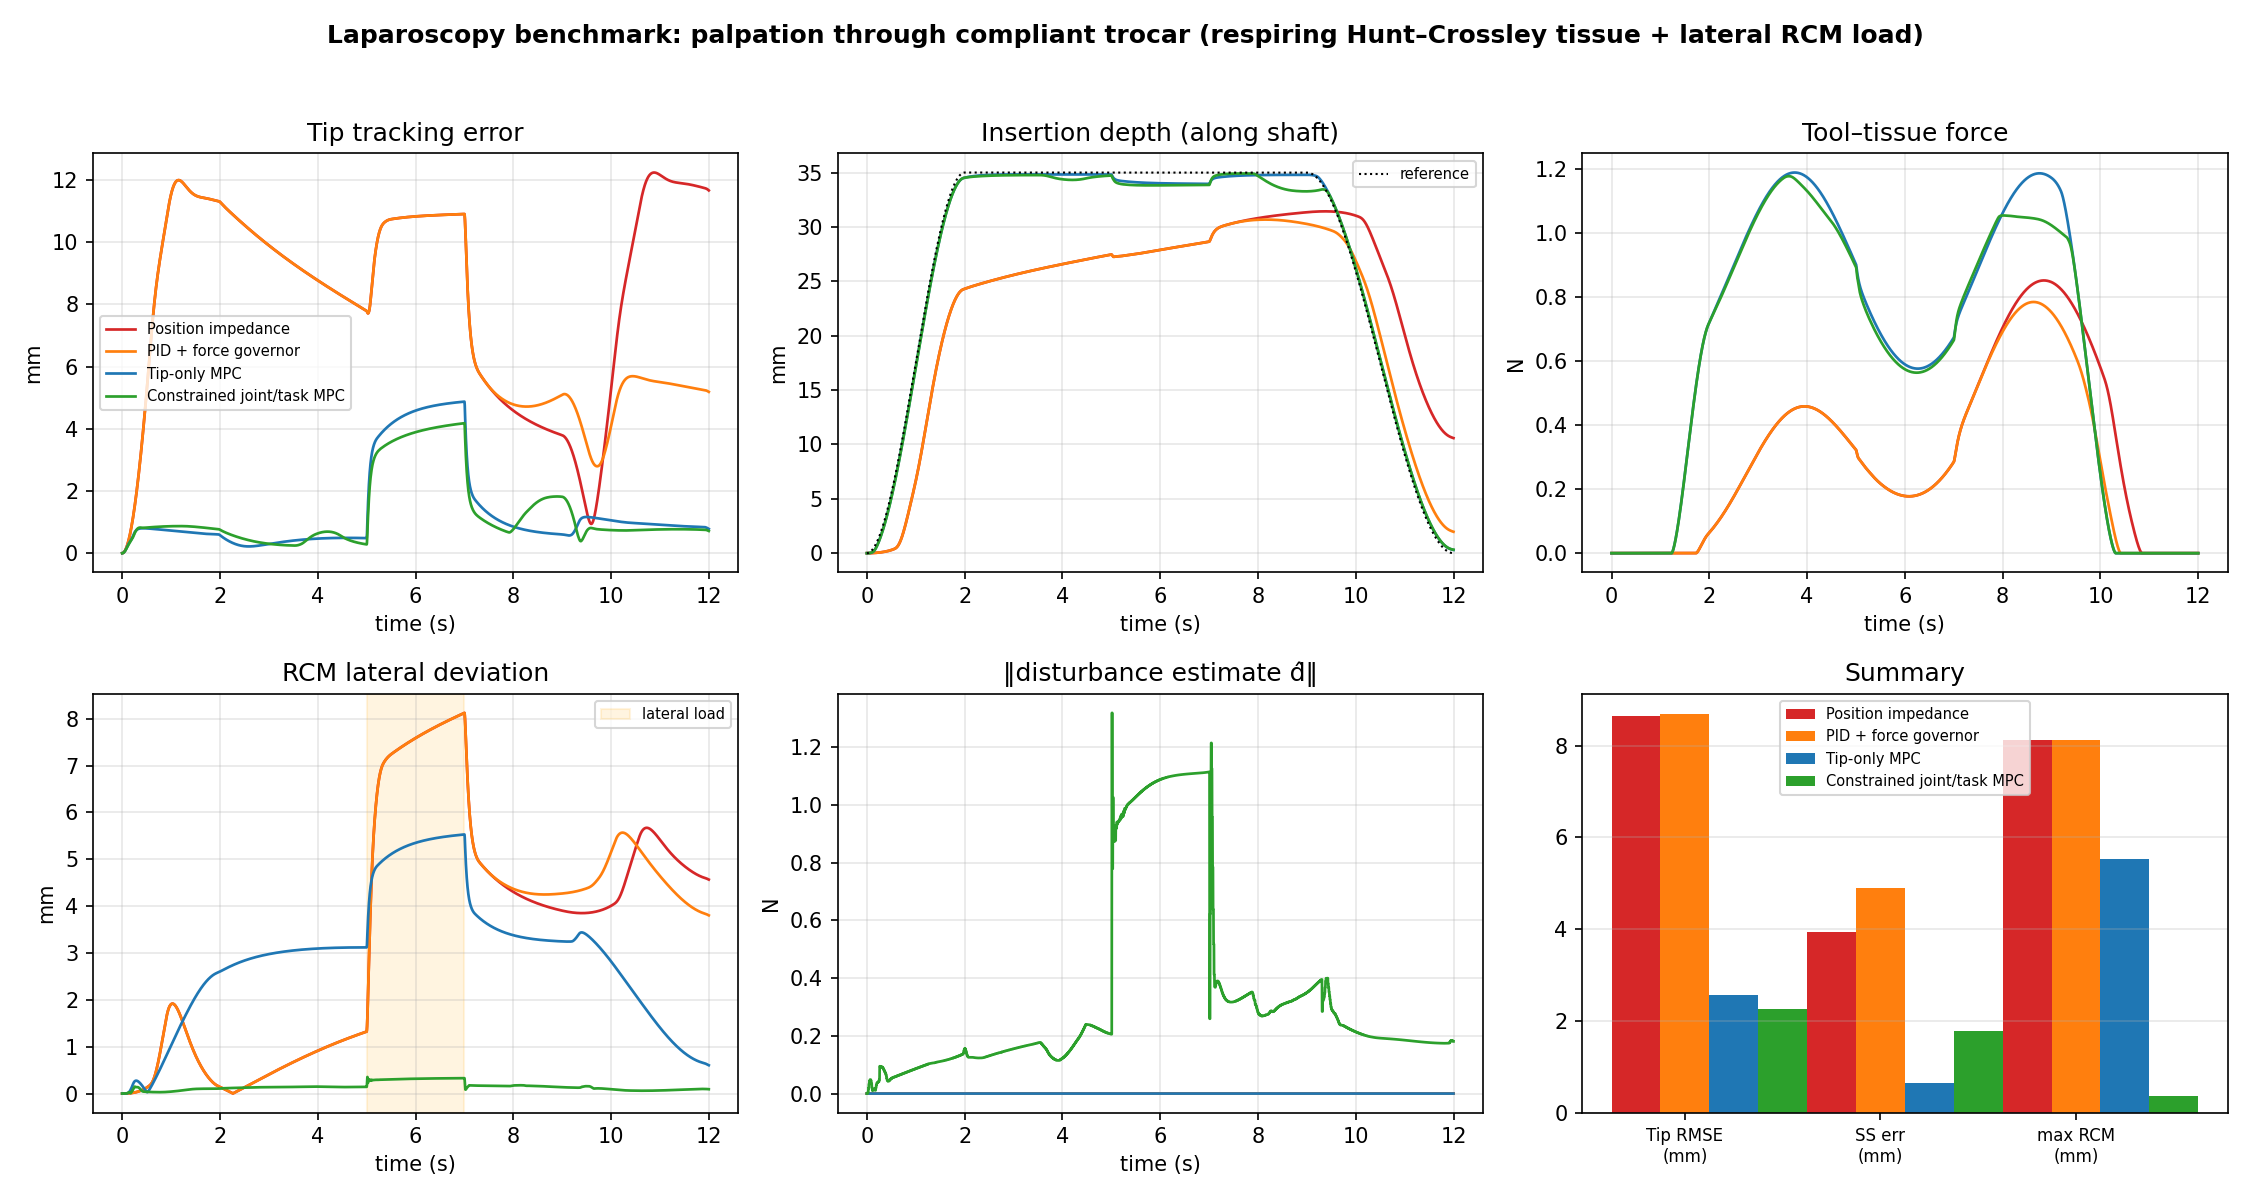

The Python source for this figure:
"""
Laparoscopy benchmark: tool-tip palpation through a compliant trocar onto a
respiring Hunt--Crossley tissue, with a lateral RCM-stress load.

Runs three controllers (classical impedance, Impedance MPC, Impedance MPC +
oscillator Kalman), reports the verification metrics of Section 7, and saves a
comparison figure.

Run:
    python3 lap_benchmark.py            # headless, saves PNG + JSON
"""

from __future__ import annotations
import sys, json
from pathlib import Path
import numpy as np
import matplotlib
matplotlib.use("Agg")
import matplotlib.pyplot as plt

sys.path.insert(0, str(Path(__file__).parent))
from lap_env import LapEnv, TrocarParams, TissueParams
from lap_controller import LapController, LapCtrlParams

# ----------------------------------------------------------------------
# Task timeline
# ----------------------------------------------------------------------
T_END      = 12.0
DT_DECIM   = 10                      # QP every 10 inner steps (100 Hz @ 1 kHz)
S_APPROACH = 0.02                    # reach the tissue surface (m, along shaft)
S_PENETR   = 0.015                   # commanded penetration past the surface (m)
T_A0, T_A1 = 0.0, 2.0               # approach ramp
T_HOLD1    = 9.0                    # hold until
PUSH_WIN   = (5.0, 7.0)            # lateral RCM-stress load window
PUSH_MAG   = 5.0                    # lateral push at the tip (N)


def _smoothstep(a, b, t):
    if t <= a:
        return 0.0
    if t >= b:
        return 1.0
    x = (t - a) / (b - a)
    return 3*x**2 - 2*x**3


def s_ref(t):
    """Commanded tip displacement along the shaft (m) and its derivatives."""
    s_target = S_APPROACH + S_PENETR
    if t < T_HOLD1:
        f = _smoothstep(T_A0, T_A1, t)
        return s_target * f
    else:
        f = 1.0 - _smoothstep(T_HOLD1, T_END, t)
        return s_target * f


def references(env, t, dt):
    """World-frame tip reference (pos, vel, acc) along the shaft."""
    s0 = env.s0
    s = s_ref(t)
    sp = (s_ref(t+dt) - s_ref(t-dt)) / (2*dt)
    sa = (s_ref(t+dt) - 2*s_ref(t) + s_ref(t-dt)) / (dt*dt)
    p_d = env.p_tip0 + s * s0
    dp_d = sp * s0
    ddp_d = sa * s0
    return p_d, dp_d, ddp_d


def lateral_axis(s0):
    ref = np.array([0.0, 0.0, 1.0])
    if abs(s0 @ ref) > 0.9:
        ref = np.array([1.0, 0.0, 0.0])
    u = ref - (ref @ s0) * s0
    return u / np.linalg.norm(u)


# ----------------------------------------------------------------------
def run(mode, k_rcm=None):
    env = LapEnv()
    params = LapCtrlParams()
    if k_rcm is not None:
        params.k_rcm = k_rcm
    ctrl = LapController(mode, env, params)
    dt = env.dt
    u_lat = lateral_axis(env.s0)
    R_d = env.R0
    n_steps = int(T_END / dt)

    log = {k: [] for k in ("t", "tip_err", "tip_s", "ref_s", "F_tissue",
                           "rcm", "wall_F", "d_hat", "qp_ms")}
    F_hold = np.zeros(3)
    for k in range(n_steps):
        t = k * dt
        dyn, st = env.get_dynamics_and_state()
        p_d, dp_d, ddp_d = references(env, t, dt)
        resolve = (k % DT_DECIM == 0)
        tau, info = ctrl.control(dyn, st, p_d, dp_d, ddp_d, R_d,
                                 env.p_rcm0, resolve=resolve)
        env.apply_torque(tau)

        # --- physics forces ---
        p_tip, s_hat, v_tip, _ = env.tip_state(dyn, st)
        F_tis, delta = env.tissue_force(p_tip, v_tip, t)
        env.apply_point_force(st, F_tis, p_tip)
        F_tro, e_rcm = env.trocar_force(st, env.p_rcm0)
        env.apply_point_force(st, F_tro, env.p_rcm0)
        if PUSH_WIN[0] <= t < PUSH_WIN[1]:
            env.apply_point_force(st, PUSH_MAG * u_lat, p_tip)

        # --- log ---
        s_actual = float((p_tip - env.p_tip0) @ env.s0)
        log["t"].append(t)
        log["tip_err"].append(float(np.linalg.norm(p_d - p_tip)) * 1e3)
        log["tip_s"].append(s_actual * 1e3)
        log["ref_s"].append(s_ref(t) * 1e3)
        log["F_tissue"].append(float(np.linalg.norm(F_tis)))
        log["rcm"].append(float(np.linalg.norm(e_rcm)) * 1e3)
        log["wall_F"].append(float(np.linalg.norm(env.tro.K_wall * e_rcm)))
        log["d_hat"].append(float(np.linalg.norm(info["d_hat"])))
        if resolve and mode not in ("impedance", "pid_force"):
            log["qp_ms"].append(float(info["qp_ms"]))

        env.step()

    return {k: np.asarray(v) for k, v in log.items()}


def metrics(L):
    t = L["t"]
    hold = (t >= 2.5) & (t <= T_HOLD1)
    ss = (t >= 8.5) & (t <= T_HOLD1)
    push = (t >= PUSH_WIN[0]) & (t <= PUSH_WIN[1])
    nonpush_hold = hold & ~push
    return dict(
        tip_rmse_mm=float(np.sqrt(np.mean(L["tip_err"][hold]**2))),
        ss_err_mm=float(np.mean(L["tip_err"][ss])),
        peak_tissue_N=float(np.max(L["F_tissue"])),
        max_rcm_mm=float(np.max(L["rcm"])),
        peak_wall_N=float(np.max(L["wall_F"])),
        resp_resid_mm=float(np.std(L["tip_err"][nonpush_hold])),
        qp_median_ms=(float(np.median(L["qp_ms"])) if L["qp_ms"].size else 0.0),
        qp_p95_ms=(float(np.percentile(L["qp_ms"], 95)) if L["qp_ms"].size else 0.0),
    )


def main():
    runs = {
        "Position impedance":       run("impedance"),
        "PID + force governor":     run("pid_force"),
        "Tip-only MPC":             run("mpc"),
        "Constrained joint/task MPC": run("mpc_kalman"),
    }
    print("\n" + "="*78)
    hdr = f"{'Controller':<26}{'TipRMSE':>9}{'SSerr':>8}{'PeakF':>8}" \
          f"{'maxRCM':>8}{'wallF':>8}{'respσ':>8}"
    print(hdr); print("-"*78)
    table = {}
    for name, L in runs.items():
        m = metrics(L); table[name] = m
        print(f"{name:<26}{m['tip_rmse_mm']:>9.2f}{m['ss_err_mm']:>8.2f}"
              f"{m['peak_tissue_N']:>8.2f}{m['max_rcm_mm']:>8.3f}"
              f"{m['peak_wall_N']:>8.2f}{m['resp_resid_mm']:>8.3f}")
    print("="*78)
    print("Units: mm, mm, N, mm, N, mm")
    for name, values in table.items():
        if values["qp_median_ms"] > 0:
            print(f"{name}: QP median {values['qp_median_ms']:.3f} ms, "
                  f"p95 {values['qp_p95_ms']:.3f} ms")

    # ---- figure ----
    fig, ax = plt.subplots(2, 3, figsize=(15, 8))
    fig.suptitle("Laparoscopy benchmark: palpation through compliant trocar "
                 "(respiring Hunt–Crossley tissue + lateral RCM load)",
                 fontsize=12, fontweight="bold")
    colors = {
        "Position impedance": "tab:red",
        "PID + force governor": "tab:orange",
        "Tip-only MPC": "tab:blue",
        "Constrained joint/task MPC": "tab:green",
    }
    for name, L in runs.items():
        c = colors[name]
        ax[0, 0].plot(L["t"], L["tip_err"], c, label=name, lw=1.3)
        ax[0, 1].plot(L["t"], L["tip_s"], c, lw=1.3)
        ax[0, 2].plot(L["t"], L["F_tissue"], c, lw=1.3)
        ax[1, 0].plot(L["t"], L["rcm"], c, lw=1.3)
        ax[1, 1].plot(L["t"], L["d_hat"], c, lw=1.3)
    ref = next(iter(runs.values()))
    ax[0, 1].plot(ref["t"], ref["ref_s"], "k:", lw=1, label="reference")
    ax[0, 0].set_title("Tip tracking error"); ax[0, 0].set_ylabel("mm")
    ax[0, 0].legend(fontsize=7); ax[0, 0].grid(alpha=0.3)
    ax[0, 1].set_title("Insertion depth (along shaft)"); ax[0, 1].set_ylabel("mm")
    ax[0, 1].legend(fontsize=7); ax[0, 1].grid(alpha=0.3)
    ax[0, 2].set_title("Tool–tissue force"); ax[0, 2].set_ylabel("N")
    ax[0, 2].grid(alpha=0.3)
    ax[1, 0].set_title("RCM lateral deviation"); ax[1, 0].set_ylabel("mm")
    ax[1, 0].axvspan(*PUSH_WIN, color="orange", alpha=0.12, label="lateral load")
    ax[1, 0].legend(fontsize=7); ax[1, 0].grid(alpha=0.3)
    ax[1, 1].set_title("‖disturbance estimate d̂‖"); ax[1, 1].set_ylabel("N")
    ax[1, 1].grid(alpha=0.3)
    for a in ax[:, :].ravel():
        a.set_xlabel("time (s)")
    # bar summary
    ax[1, 2].axis("off")
    names = list(table.keys())
    mets = ["tip_rmse_mm", "ss_err_mm", "max_rcm_mm"]
    labels = ["Tip RMSE\n(mm)", "SS err\n(mm)", "max RCM\n(mm)"]
    x = np.arange(len(mets)); w = 0.25
    axb = fig.add_subplot(2, 3, 6)
    for i, name in enumerate(names):
        axb.bar(x + (i-1)*w, [table[name][mm] for mm in mets], w,
                color=colors[name], label=name)
    axb.set_xticks(x); axb.set_xticklabels(labels, fontsize=8)
    axb.set_title("Summary"); axb.legend(fontsize=7); axb.grid(axis="y", alpha=0.3)

    out = Path(__file__).parent / "lap_benchmark.png"
    fig.tight_layout(rect=[0, 0, 1, 0.96])
    fig.savefig(out, dpi=150)
    print(f"\n[plot] saved -> {out}")
    (Path(__file__).parent / "lap_metrics.json").write_text(json.dumps(table, indent=2))
    print(f"[json] saved -> {Path(__file__).parent / 'lap_metrics.json'}")


if __name__ == "__main__":
    main()
